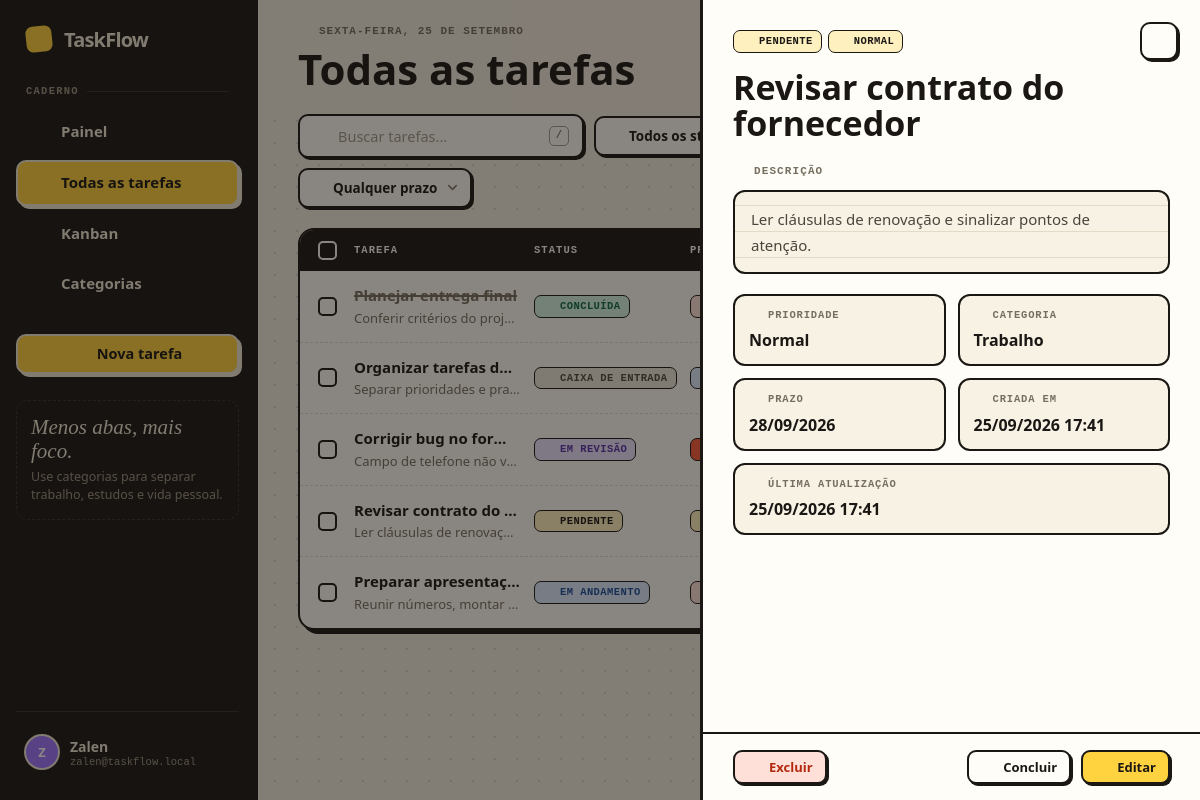
Page /tasks.php?action=view&id=2 (signed in) on the committed database.
### tables this page shows
CREATE TABLE users (
    id INT UNSIGNED NOT NULL AUTO_INCREMENT,
    username VARCHAR(50) NOT NULL,
    email VARCHAR(255) NULL,
    name VARCHAR(100) NOT NULL,
    profile VARCHAR(100) NOT NULL DEFAULT 'Freelancer / Criador',
    password_hash VARCHAR(255) NOT NULL,
    created_at TIMESTAMP NOT NULL DEFAULT CURRENT_TIMESTAMP,
    PRIMARY KEY (id),
    UNIQUE KEY uq_users_username (username),
    UNIQUE KEY uq_users_email (email)
);

CREATE TABLE tasks (
    id BIGINT UNSIGNED NOT NULL AUTO_INCREMENT,
    user_id INT UNSIGNED NOT NULL,
    title VARCHAR(120) NOT NULL,
    description TEXT NULL,
    category VARCHAR(60) NULL,
    status ENUM('inbox','pending','progress','review','done') NOT NULL DEFAULT 'inbox',
    priority ENUM('low','normal','high','urgent') NOT NULL DEFAULT 'normal',
    due_date DATE NULL,
    created_at TIMESTAMP NOT NULL DEFAULT CURRENT_TIMESTAMP,
    updated_at TIMESTAMP NOT NULL DEFAULT CURRENT_TIMESTAMP ON UPDATE CURRENT_TIMESTAMP,
    PRIMARY KEY (id),
    KEY idx_tasks_user_status (user_id, status),
    KEY idx_tasks_user_due (user_id, due_date),
    KEY idx_tasks_user_category (user_id, category),
    KEY idx_tasks_user_updated (user_id, updated_at),
    CONSTRAINT fk_tasks_user FOREIGN KEY (user_id) REFERENCES users(id) ON DELETE CASCADE
);

### tasks.php (the view, shortened to what the rows shown need)
<?php
require_once __DIR__ . '/includes/bootstrap.php';
$user = require_auth();
$uid = (int)$user['id'];
$view = (string)($_GET['view'] ?? 'list');
$where = ['user_id = :uid']; $params = ['uid'=>$uid];
$order = $view === 'category' ? "ORDER BY category ASC, due_date IS NULL, due_date ASC, updated_at DESC" : 'ORDER BY updated_at DESC, id DESC';
$stmt = db()->prepare('SELECT id,user_id,title,description,category,status,priority,due_date,created_at,updated_at FROM tasks WHERE ' . implode(' AND ', $where) . ' ' . $order);
$stmt->execute($params); $tasks = $stmt->fetchAll(); $categories = user_categories($uid);
$grouped = [];
$editTask = null; $detailTask = null; $modalOpen = ($_GET['action'] ?? '') === 'new';
if (($_GET['action'] ?? '') === 'view' && !empty($_GET['id'])) $detailTask = find_user_task($uid, (int)$_GET['id']);
$pageTitle = $view === 'category' ? 'Categorias' : 'Todas as tarefas'; $activePage = $view === 'category' ? 'categories' : 'tasks';
include __DIR__ . '/includes/header.php';
?>
<?php
function cat_color(string $name): string {
    $palette = ['var(--yellow)','var(--sky)','var(--lilac)','var(--mint)','var(--red)','#ff8fc7','#ff9f1c'];
    return $palette[abs(crc32(lower_text($name))) % count($palette)];
}
function due_label(?string $date, string $status): string {
    if (empty($date)) return '—';
    return due_class($date, $status) === 'today' ? 'Hoje' : date('d/m/Y', strtotime($date));
}
function due_css(?string $date, string $status): string {
    return ['overdue'=>'due-late','today'=>'due-today'][due_class($date, $status)] ?? '';
}
$closeHref = $view === 'category' ? 'tasks.php?view=category' : 'tasks.php';
?>
<?php if ($view === 'category'): ?>
    <?php if (!$grouped): ?><div class="tasklist"><div class="empty"><div class="ic-big"><?=icon('tag')?></div><h3>Nenhuma categoria encontrada</h3><p>Crie uma tarefa com categoria para ela aparecer aqui.</p><a class="btn btn-primary" style="margin-top:20px" href="tasks.php?action=new"><?=icon('plus','sm')?>Nova tarefa</a></div></div><?php endif; ?>
    <div class="cat-grid">
    <?php foreach($grouped as $categoryName => $categoryTasks):
        $categoryName = (string)$categoryName;
        $catTotal = count($categoryTasks);
        $catDone = count(array_filter($categoryTasks, fn($t) => $t['status'] === 'done'));
        $catPct = $catTotal ? (int)round($catDone / $catTotal * 100) : 0; ?>
        <section class="cat-group open" style="--c:<?=cat_color($categoryName)?>">
            <div class="cat-head">
                <div class="l"><span class="cat-swatch"><?=e(strtoupper(first_char($categoryName)))?></span><div><span class="name"><?=e($categoryName)?></span><span class="count"><?=$catTotal?> tarefa<?=$catTotal===1?'':'s'?> · <?=$catPct?>% feito</span></div></div>
                <a class="panel-link" href="tasks.php?category=<?=e(urlencode($categoryName==='Sem categoria'?'__none__':$categoryName))?>">Ver<?=icon('arrow-right')?></a>
            </div>
            <div class="cat-progress"><i style="width:<?=$catPct?>%"></i></div>
            <div class="cat-body"><?php foreach($categoryTasks as $task): ?><a class="cat-task" href="tasks.php?view=category&action=view&id=<?=e($task['id'])?>"><span class="tt"><?=e($task['title'])?></span><?=status_pill($task['status'])?></a><?php endforeach; ?></div>
        </section>
    <?php endforeach; ?>
    </div>
<?php else: ?>
<form method="post" data-bulk>
    <div class="tasklist">
        <?php foreach($tasks as $task): $dueCss = due_css($task['due_date'] ?? null, $task['status']); $catName = trim((string)($task['category'] ?? '')); ?>
            <div class="trow <?=$task['status']==='done'?'is-done':''?>" data-task-row>
                <div><input type="checkbox" class="row-check" name="ids[]" value="<?=e($task['id'])?>" aria-label="Selecionar tarefa"></div>
                <div class="title-cell"><a class="tt" href="tasks.php?action=view&id=<?=e($task['id'])?>"><?=e($task['title'])?></a><div class="dd"><?=e(truncate_text((string)($task['description'] ?? ''), 80) ?: 'Sem descrição')?></div></div>
                <div class="col-status"><?=status_pill($task['status'])?></div>
                <div class="col-pri"><?=priority_pill($task['priority'])?></div>
                <div class="col-cat"><span class="cat-tag <?=$catName===''?'none':''?>" style="--c:<?=cat_color($catName ?: 'Sem categoria')?>"><i></i><span><?=e($catName ?: 'Sem categoria')?></span></span></div>
                <div class="col-due"><span class="due-cell <?=$dueCss?>"><?=icon('calendar')?><?=e(due_label($task['due_date'] ?? null, $task['status']))?></span></div>
                <div class="row-actions"><a class="row-open" href="tasks.php?action=view&id=<?=e($task['id'])?>" aria-label="Abrir tarefa" title="Abrir"><?=icon('arrow-right')?></a></div>
            </div>
        <?php endforeach; ?>
    </div>
</form>
<?php endif; ?>
<?php if ($detailTask): $dDue = due_css($detailTask['due_date'] ?? null, $detailTask['status']); ?>
<div class="overlay show" id="overlayDetail" data-close-href="<?=e($closeHref)?>">
    <div class="sidepanel" role="dialog" aria-modal="true">
        <a class="panel-close" href="<?=e($closeHref)?>" aria-label="Fechar"><?=icon('x')?></a>
        <div style="display:flex;gap:6px;flex-wrap:wrap"><?=status_pill($detailTask['status'])?><?=priority_pill($detailTask['priority'])?></div>
        <h2 style="margin-top:16px"><?=e($detailTask['title'])?></h2>
        <div class="panel-eyebrow"><?=icon('pencil')?>Descrição</div>
        <div class="desc-block <?=empty($detailTask['description'])?'muted':''?>"><?=nl2br(e($detailTask['description'] ?: 'Sem descrição adicionada.'))?></div>
        <div class="detail-grid">
            <div class="d"><div class="k"><?=icon('flag')?>Prioridade</div><div class="v"><?=e(priorities()[$detailTask['priority']])?></div></div>
            <div class="d"><div class="k"><?=icon('tag')?>Categoria</div><div class="v"><?=e($detailTask['category'] ?: 'Sem categoria')?></div></div>
            <div class="d"><div class="k"><?=icon('calendar')?>Prazo</div><div class="v <?=$dDue?>"><?=e(due_label($detailTask['due_date'] ?? null, $detailTask['status']))?></div></div>
            <div class="d"><div class="k"><?=icon('clock')?>Criada em</div><div class="v"><?=e(date('d/m/Y H:i', strtotime($detailTask['created_at'])))?></div></div>
            <div class="d" style="grid-column:1/3"><div class="k"><?=icon('rotate')?>Última atualização</div><div class="v"><?=e(date('d/m/Y H:i', strtotime($detailTask['updated_at'])))?></div></div>
        </div>
        <div class="panel-foot">
            <button class="btn btn-danger btn-sm spacer" type="button" data-delete-task="<?=e($detailTask['id'])?>" data-delete-title="<?=e($detailTask['title'])?>"><?=icon('trash','sm')?>Excluir</button>
            <?php if ($detailTask['status']==='done'): ?><form method="post"><?=csrf_field()?><input type="hidden" name="action" value="reopen"><input type="hidden" name="id" value="<?=e($detailTask['id'])?>"><button class="btn btn-ghost btn-sm" type="submit"><?=icon('rotate','sm')?>Reabrir</button></form>
            <?php else: ?><button class="btn btn-ghost btn-sm" type="button" data-quick-done="<?=e($detailTask['id'])?>"><?=icon('check','sm')?>Concluir</button><?php endif; ?>
            <a class="btn btn-primary btn-sm" href="tasks.php?action=edit&id=<?=e($detailTask['id'])?>"><?=icon('pencil','sm')?>Editar</a>
        </div>
    </div>
</div>
<?php endif; ?>
<?php include __DIR__ . '/includes/footer.php'; ?>

### includes/header.php (shortened to what the rows shown need)
<?php
$names = preg_split('/\s+/', trim((string)($user['name'] ?? 'User'))) ?: ['User'];
$initials = strtoupper(first_char($names[0] ?? 'U') . first_char($names[1] ?? ''));
$email = $user['email'] ?? $user['username'] ?? '';
?>
<!doctype html>
<html lang="pt-BR">
<head>
<?php include __DIR__ . '/head.php'; ?>
</head>
<body>
<div class="app show" data-csrf="<?=e(csrf_token())?>">
    <aside class="sidebar" id="sidebar">
        <a class="mark" href="dashboard.php"><?=brand_mark()?>TaskFlow</a>
        <div class="sidebar-foot">
            <button class="user-row" type="button" data-profile-toggle aria-haspopup="menu">
                <div class="avatar"><?=e($initials ?: 'U')?></div>
                <div><div class="user-name"><?=e($user['name'] ?? '')?></div><div class="user-mail"><?=e($email)?></div></div>
                <?=icon('chevrons','sm chev-ud')?>
            </button>
        </div>
    </aside>
    <div class="main">
        <header class="topbar">
            <div class="tb-title">
                <div>
                    <h1><?=e($pageTitle)?></h1>
                </div>
            </div>
        </header>
        <main class="content">

### includes/icons.php (shortened to what the rows shown need)
<?php
function icon(string $name, string $class = ''): string {
    $body = $paths[$name] ?? $paths['inbox'];
    $extra = $class !== '' ? ' ' . $class : '';
    return '<svg class="icon' . $extra . '" viewBox="0 0 24 24" fill="none" stroke="currentColor" stroke-width="2" stroke-linecap="round" stroke-linejoin="round" aria-hidden="true">' . $body . '</svg>';
}
function brand_mark(): string {
    return '<span class="dot">' . icon('check') . '</span>';
}

### includes/bootstrap.php (shortened to what the rows shown need)
<?php
require_once __DIR__ . '/../config/database.php';
require_once __DIR__ . '/icons.php';
function e(mixed $value): string {
    return htmlspecialchars((string)$value, ENT_QUOTES, 'UTF-8');
}
function lower_text(string $value): string {
    return function_exists('mb_strtolower') ? mb_strtolower($value, 'UTF-8') : strtolower($value);
}
function first_char(string $value): string {
    return function_exists('mb_substr') ? mb_substr($value, 0, 1, 'UTF-8') : substr($value, 0, 1);
}
function truncate_text(string $value, int $limit): string {
    if (function_exists('mb_strlen') && function_exists('mb_substr')) {
        return mb_strlen($value, 'UTF-8') > $limit ? mb_substr($value, 0, $limit - 1, 'UTF-8') . '…' : $value;
    }
    return strlen($value) > $limit ? substr($value, 0, max(0, $limit - 3)) . '...' : $value;
}
function csrf_token(): string {
    return $_SESSION['csrf'];
}
function current_user(): ?array {
    try {
        $stmt = db()->prepare('SELECT id, username, email, name, profile FROM users WHERE id = :id LIMIT 1');
        $stmt->execute(['id' => (int)$_SESSION['user_id']]);
        $user = $stmt->fetch();
        return $user ?: null;
    } catch (RuntimeException $e) {
        return null;
    }
}
function require_auth(): array {
    $user = current_user();
    return $user;
}
function statuses(): array {
    return [
        'inbox' => 'Caixa de entrada',
        'pending' => 'Pendente',
        'progress' => 'Em andamento',
        'review' => 'Em revisão',
        'done' => 'Concluída',
    ];
}
function priorities(): array {
    return [
        'low' => 'Baixa',
        'normal' => 'Normal',
        'high' => 'Alta',
        'urgent' => 'Urgente',
    ];
}
function find_user_task(int $uid, int $taskId): ?array {
    $stmt = db()->prepare(
        'SELECT id, user_id, title, description, category, status, priority, due_date, created_at, updated_at
         FROM tasks
         WHERE id = :id AND user_id = :uid
         LIMIT 1'
    );
    $stmt->execute(['id' => $taskId, 'uid' => $uid]);
    $task = $stmt->fetch();
    return $task ?: null;
}
function due_class(?string $date, string $status): string {
    if (!$date || $status === 'done') return '';
    $today = date('Y-m-d');
    if ($date === $today) return 'today';
    $limit = date('Y-m-d', strtotime('+7 days'));
    if ($date <= $limit) return 'upcoming';
    return '';
}
function status_class(string $status): string {
    return ['inbox'=>'st-inbox','pending'=>'st-pendente','progress'=>'st-andamento','review'=>'st-revisao','done'=>'st-concluida'][$status] ?? 'st-inbox';
}
function priority_class(string $priority): string {
    return ['urgent'=>'pri-urgente','high'=>'pri-alta','normal'=>'pri-media','low'=>'pri-baixa'][$priority] ?? 'pri-media';
}
function status_icon(string $status): string {
    return ['inbox'=>'inbox','pending'=>'clock','progress'=>'activity','review'=>'eye','done'=>'check-circle'][$status] ?? 'inbox';
}
function priority_icon(string $priority): string {
    return ['low'=>'arrow-down','normal'=>'minus','high'=>'arrow-up','urgent'=>'zap'][$priority] ?? 'minus';
}
function status_pill(string $status): string {
    return '<span class="pill ' . status_class($status) . '">' . icon(status_icon($status), 'xs') . e(statuses()[$status] ?? $status) . '</span>';
}
function priority_pill(string $priority): string {
    return '<span class="pill ' . priority_class($priority) . '">' . icon(priority_icon($priority), 'xs') . e(priorities()[$priority] ?? $priority) . '</span>';
}

### rows in the picture
users: name "Z", name "Zalen", email "zalen@taskflow.local"
tasks: title "Planejar entrega final", description "Conferir critérios do proj…", status "CONCLUÍDA"
tasks: title "Organizar tarefas d…", description "Separar prioridades e pra…", status "CAIXA DE ENTRADA"
tasks: title "Corrigir bug no for…", description "Campo de telefone não v…", status "EM REVISÃO"
tasks: title "Revisar contrato do…", description "Ler cláusulas de renovaç…", status "PENDENTE", priority "NORMAL", title "Revisar contrato do fornecedor", description "Ler cláusulas de renovação e sinalizar pontos de atenção.", priority "Normal", category "Trabalho", due_date+status "28/09/2026", created_at "25/09/2026 17:41", updated_at "25/09/2026 17:41"
tasks: title "Preparar apresentaç…", description "Reunir números, montar…", status "EM ANDAMENTO"

### other values in the picture
$tip[0] "Menos abas, mais foco."
$tip[1] "Use categorias para separar trabalho, estudos e vida pessoal."
format_date_long() "SEXTA-FEIRA, 25 DE SETEMBRO"
$pageTitle "Todas as tarefas"
